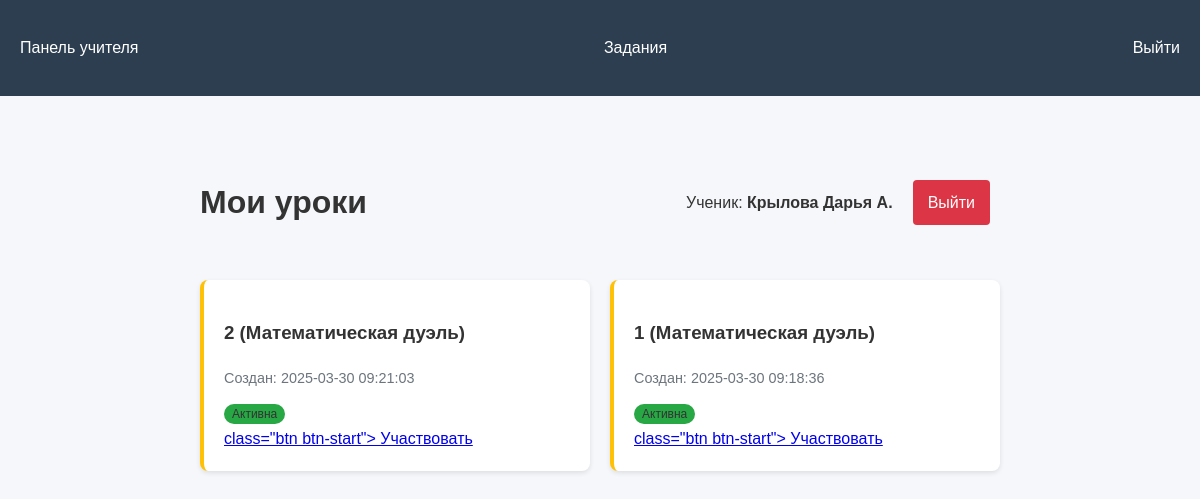
The app's page /student/19/lessons (signed in), older data.
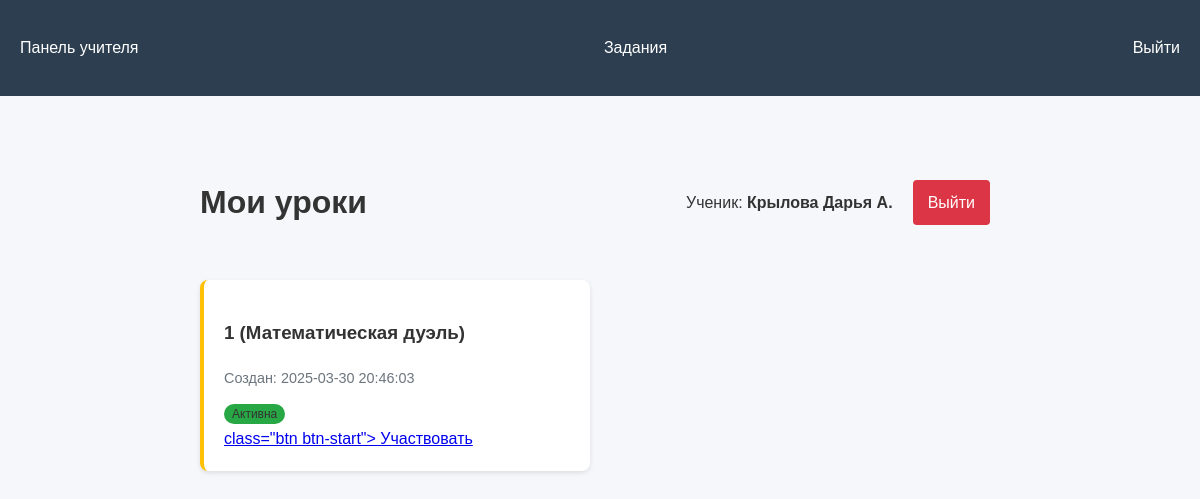
The same page, newer data.
### tables this page shows
CREATE TABLE math_duels (
            id INTEGER PRIMARY KEY,
            class_id INTEGER NOT NULL,
            name TEXT NOT NULL,
            created_at TIMESTAMP DEFAULT CURRENT_TIMESTAMP,
            current_round INTEGER DEFAULT 1,
            status TEXT DEFAULT 'active',
            FOREIGN KEY (class_id) REFERENCES classes (id)
        );

### app.py (the view)
@app.route("/student/<int:student_id>/lessons")
def student_lessons(student_id):
    if 'student_id' not in session or session['student_id'] != student_id:
        return redirect(url_for('index'))
    conn = create_connection()
    try:
        cursor = conn.cursor()
        cursor.execute("SELECT name, class_id FROM students WHERE id = ?", (student_id,))
        student = cursor.fetchone()
        if not student:
            flash("Ученик не найден", "error")
            return redirect(url_for("index"))
        cursor.execute("""
            SELECT id, name, created_at, 'lesson' as type, NULL as status
            FROM lessons
            WHERE class_id = ?
            ORDER BY created_at DESC
        """, (student['class_id'],))
        lessons = cursor.fetchall()
        cursor.execute("""
            SELECT id as duel_id, name, created_at, 'duel' as type, status
            FROM math_duels
            WHERE class_id = ?
            ORDER BY created_at DESC
        """, (student['class_id'],))
        duels = cursor.fetchall()
        all_lessons = lessons + [
            {**duel, 'id': duel['duel_id']} for duel in duels
        ]
        return render_template("student_lessons.html",
                            student_id=student_id,
                            student_name=student['name'],
                            lessons=all_lessons)
    except Error as e:
        flash(f"Ошибка базы данных: {str(e)}", "error")
        return redirect(url_for("index"))
    finally:
        conn.close()

### app.py (called while the page is built)
@app.before_request
def check_concurrent_users():
    if request.path.startswith('/student'):
        if len(session) > 40:
            abort(503, "Сервер перегружен, попробуйте позже")

### db.py (called while the page is built)
def create_connection(db_file="database.db"):
    conn = None
    try:
        conn = sqlite3.connect(
            db_file,
            timeout=30,  # 30 секунд ожидания при блокировке
            check_same_thread=False  # Для многопоточной работы
        )
        conn.row_factory = sqlite3.Row
        conn.execute("PRAGMA journal_mode=WAL")
        conn.execute("PRAGMA synchronous=NORMAL")
        return conn
    except Error as e:
        app.logger.error(f"Ошибка подключения: {e}")
        return None

### templates/student_lessons.html (shortened to what this page needs)
{% extends "base.html" %}
{% block content %}
<div class="student-container">
    <div class="student-header">
        <h1>Мои уроки</h1>
        <div class="student-info">
            <p>Ученик: <strong>{{ student_name }}</strong></p>
            <a href="{{ url_for('logout') }}" class="btn btn-logout">Выйти</a>
        </div>
    </div>
    <div class="lessons-list">
        {% for lesson in lessons %}
            {% if lesson.type == 'duel' %}
                <div class="lesson-card duel-card">
                    <h3>{{ lesson.name }} (Математическая дуэль)</h3>
                    <p class="lesson-date">Создан: {{ lesson.created_at }}</p>
                    <div class="duel-status">
                        {% if lesson.status == 'active' %}
                            <span class="badge badge-success">Активна</span>
                        {% else %}
                            <span class="badge badge-secondary">Завершена</span>
                        {% endif %}
                    </div>
                    <a href="{{ url_for('student_duel_view', duel_id=lesson.duel_id) }}">
                       class="btn btn-start">
                        Участвовать
                    </a>
                </div>
            {% endif %}
        {% else %}
            <div class="empty-lessons">
                <p>Для вашего класса пока нет уроков</p>
                <img src="{{ url_for('static', filename='images/no-lessons.png') }}" alt="Нет уроков">
            </div>
        {% endfor %}
    </div>
</div>
{% endblock %}

Row changes from the older to the newer data that the page shows:
removed math_duels: name "2", created_at "2025-03-30 09:21:03", status "Активна"
changed math_duels: created_at "2025-03-30 09:18:36" → "2025-03-30 20:46:03"
